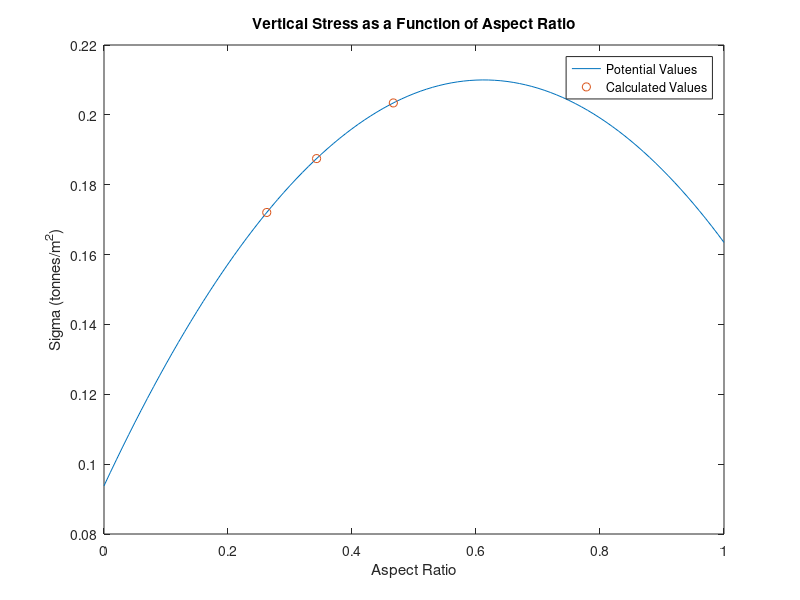

This figure's MATLAB source:
m = [.1;.2;.3;.4;.5;.6;.7;.8]; %data
n12 = [.02926;.05733;.08323;.10631;.12626;.14309;.15703;.16843];
n14 = [.03007;.05894;.08561;.10941;.13003;.14749;.16199;.17389];
n16 = [.03058;.05994;.08709;.11135;.13241;.15027;.16515;.17739];
p12 = polyfit(m,n12,3); %fitting curves
p14 = polyfit(m,n14,3);
p16 = polyfit(m,n16,3);
f12 = polyval(p12,.56); %solving function values using fitted curves
f14 = polyval(p14,.48);
f16 = polyval(p16,.42);
s12 = f12 * 100/(5.6*12); %calculating sigmas
s14 = f14 * 100/(4.8*14);
s16 = f16 * 100/(4.2*16);
ratio = [5.6/12;4.8/14;4.2/16]; %compiles ratios
sigma = [s12;s14;s16]; %compiles sigmas
xval = 0:.01:1; %potential aspect ratios
p = polyfit(ratio,sigma,2); %polynomial relating aspect ratio to stress
y = polyval(p,xval); %potential vertical stersses
plot(xval,y,ratio,sigma,'o') %plot
legend('Potential Values','Calculated Values')
xlabel('Aspect Ratio') %formatting
ylabel('Sigma (tonnes/m^2)')
title('Vertical Stress as a Function of Aspect Ratio')
fprintf('If a = 5.6 and b = 12, the vertical stress is %f at a depth 10m\n',s12)
fprintf('below the corner of a rectangular footing that is subjected to 100 tons.\n')
fprintf('When (a,b) = (4.8,14) or (4.2,16), the vertical stress is:\n')
fprintf('%f and %f, respectively (with fixed parameters).\n',s14,s16)